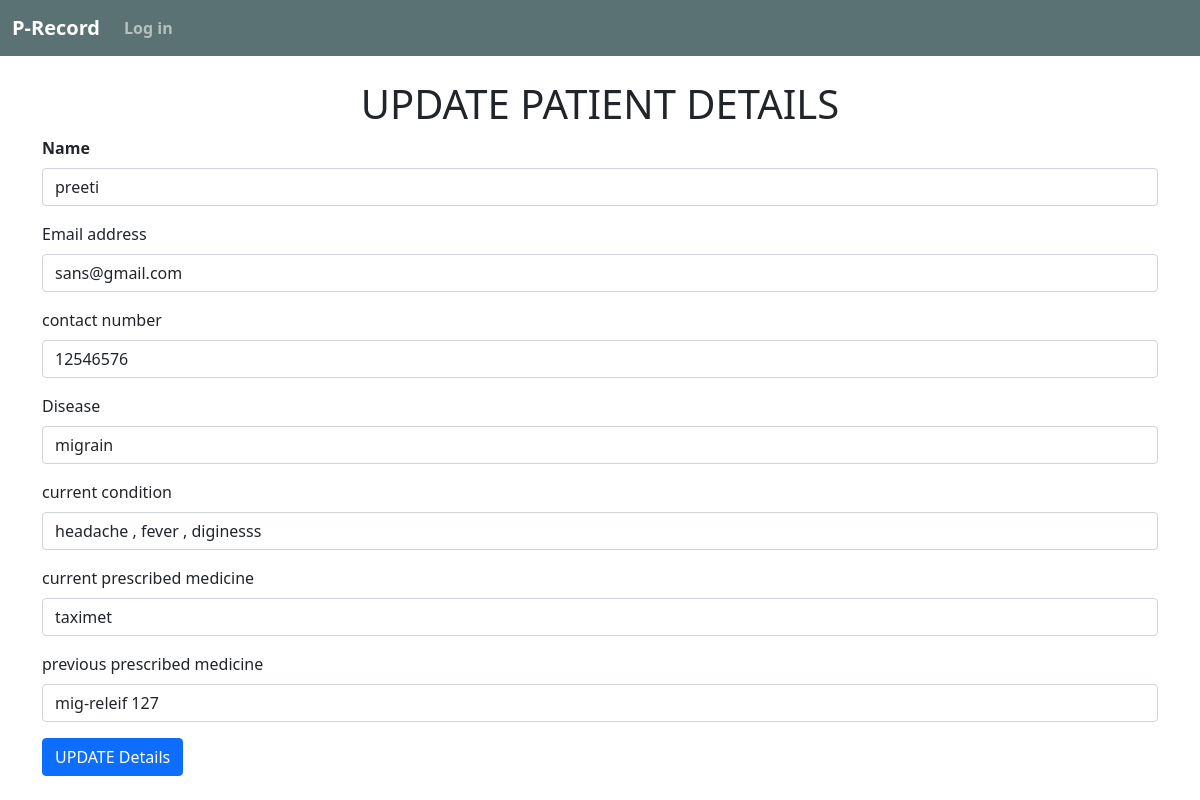
Page /edit/2 on the committed database.
### clinicapp/models.py (models this page shows, shortened)
class record(models.Model):
    name=models.CharField(max_length=55)
    email=models.EmailField()
    number=models.CharField(max_length=12)
    disease=models.CharField(max_length=55)
    condition=models.TextField()
    curr_prescribed=models.CharField(max_length=122)
    prev_prescribed=models.CharField(max_length=122)
    venue_image=models.ImageField(null=True,blank=True,upload_to="images/")

### clinicapp/views.py (the view)
# urls.py: path('edit/<int:id>',views.edit,name='edit'),
def edit(request,id):
    record_user=record.objects.get(pk=id)
    return render(request,'patient/edit.html',{'record_user':record_user})

### templates/patient/edit.html (shortened to what this page needs)
{% extends 'home.html' %}
{% block content%}
<form method="POST" action="">
<div class="container my-4">
  <h1 class="text-center">  UPDATE PATIENT DETAILS </h1>
  <div class="mb-3">
    <label for="formGroupExampleInput" class="form-label"><strong>Name</strong></label>
    <input type="text" class="form-control" name="name" value="{{record_user.name}}" placeholder="FULL name">
  </div>
  <div class="mb-3">
    <label for="exampleFormControlInput1" class="form-label">Email address</label>
    <input type="email" class="form-control"  name="email" value="{{record_user.email}}" placeholder="name@example.com">
  </div>
  <div class="mb-3">
    <label for="formGroupExampleInput2" class="form-label">contact number</label>
    <input type="text" class="form-control" id="formGroupExampleInput2" name="number" value="{{record_user.number}}" placeholder="type here">
  </div>
  <div class="mb-3">
    <label for="formGroupExampleInput" class="form-label">Disease</label>
    <input type="text" class="form-control" id="formGroupExampleInput" name="disease" value="{{record_user.disease}}" placeholder="Example input placeholder">
  </div>
  <div class="mb-3">
    <label for="exampleFormControlTextarea1" class="form-label">current condition</label>
    <input type="text" class="form-control" name="condition" id="exampleFormControlTextarea1" value="{{record_user.condition}}" placeholder="condition">
  </div>
  <div class="mb-3">
    <label for="formGroupExampleInput" class="form-label">current prescribed medicine</label>
    <input type="text" class="form-control" name="curr_prescribed" id="formGroupExampleInput" value="{{record_user.curr_prescribed}}" placeholder="Example input placeholder">
  </div>
  <div class="mb-3">
    <label for="formGroupExampleInput2" class="form-label">previous prescribed medicine</label>
    <input type="text" class="form-control" name="prev_prescribed" id="formGroupExampleInput2" value="{{record_user.prev_prescribed}}" placeholder="Another input placeholder">
  </div>
 <button type="submit" class="btn btn-primary">UPDATE Details</button>
</div>
</form>
{% endblock%}

### rows in the picture
record: name "preeti", email "sans@gmail.com", number "12546576", disease "migrain", condition "headache , fever , diginesss", curr_prescribed "taximet", prev_prescribed "mig-releif 127"
